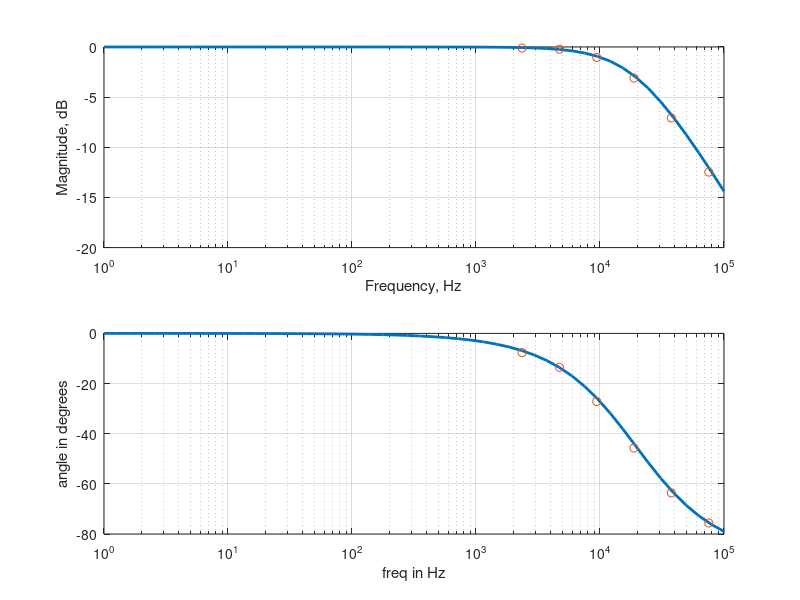

This figure's MATLAB source:

R = 3893;
C = 0.0021e-6;
f = logspace(0,5);
ZC = 1./(1j*2*pi*f*C);
H = ZC ./ ( R + ZC );
subplot(211)
semilogx(f,20*log10(abs(H)),'linewidth',2)
xlabel('Frequency, Hz'), ylabel('Magnitude, dB')
grid
hold on
vA = [2 2 2 2 1.975 1.975]
vB = [1.975 1.95 1.775 1.4 0.875 0.470]
fexp=[2.35e3 4.711e3 9.405e3 18.78e3 37.6e3 75.4e3]
ampGain = vB./vA
semilogx(fexp,20*log10(ampGain),'o')
hold off

subplot(212)
semilogx(f,180*angle(H)/pi,'linewidth',2)
xlabel('freq in Hz'), ylabel('angle in degrees')
grid
hold on
phase = -[7.65 13.54 27.15 45.7 63.6 75.6]
semilogx(fexp, phase, 'o')
hold off
